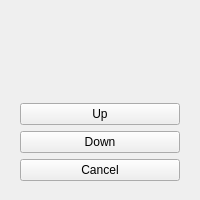
<?xml version="1.0" encoding="UTF-8"?>
<ui version="4.0">
 <class>Form</class>
 <widget class="QWidget" name="Form">
  <property name="geometry">
   <rect>
    <x>0</x>
    <y>0</y>
    <width>200</width>
    <height>200</height>
   </rect>
  </property>
  <property name="windowTitle">
   <string>Form</string>
  </property>
  <widget class="QWidget" name="verticalLayoutWidget">
   <property name="geometry">
    <rect>
     <x>20</x>
     <y>20</y>
     <width>160</width>
     <height>161</height>
    </rect>
   </property>
   <layout class="QVBoxLayout" name="verticalLayout" stretch="0,1,1,0">
    <item>
     <layout class="QHBoxLayout" name="horizontalLayout">
      <item>
       <spacer name="horizontalSpacer">
        <property name="orientation">
         <enum>Qt::Horizontal</enum>
        </property>
        <property name="sizeHint" stdset="0">
         <size>
          <width>40</width>
          <height>20</height>
         </size>
        </property>
       </spacer>
      </item>
      <item>
       <widget class="QLabel" name="label">
        <property name="font">
         <font>
          <pointsize>18</pointsize>
         </font>
        </property>
        <property name="text">
         <string/>
        </property>
       </widget>
      </item>
      <item>
       <spacer name="horizontalSpacer_2">
        <property name="orientation">
         <enum>Qt::Horizontal</enum>
        </property>
        <property name="sizeHint" stdset="0">
         <size>
          <width>40</width>
          <height>20</height>
         </size>
        </property>
       </spacer>
      </item>
     </layout>
    </item>
    <item>
     <widget class="QPushButton" name="upButton">
      <property name="text">
       <string>Up</string>
      </property>
     </widget>
    </item>
    <item>
     <widget class="QPushButton" name="downButton">
      <property name="text">
       <string>Down</string>
      </property>
     </widget>
    </item>
    <item>
     <widget class="QPushButton" name="cancelButton">
      <property name="text">
       <string>Cancel</string>
      </property>
     </widget>
    </item>
   </layout>
  </widget>
 </widget>
 <resources/>
 <connections/>
</ui>
